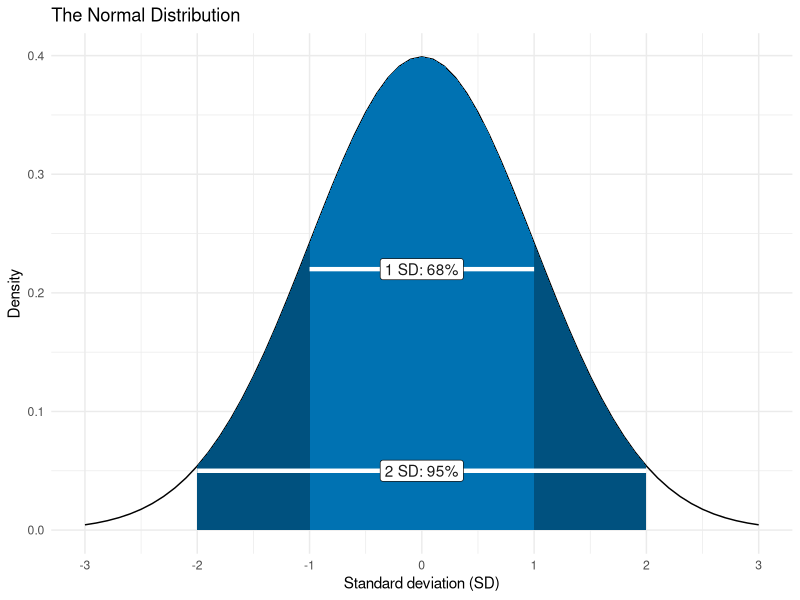
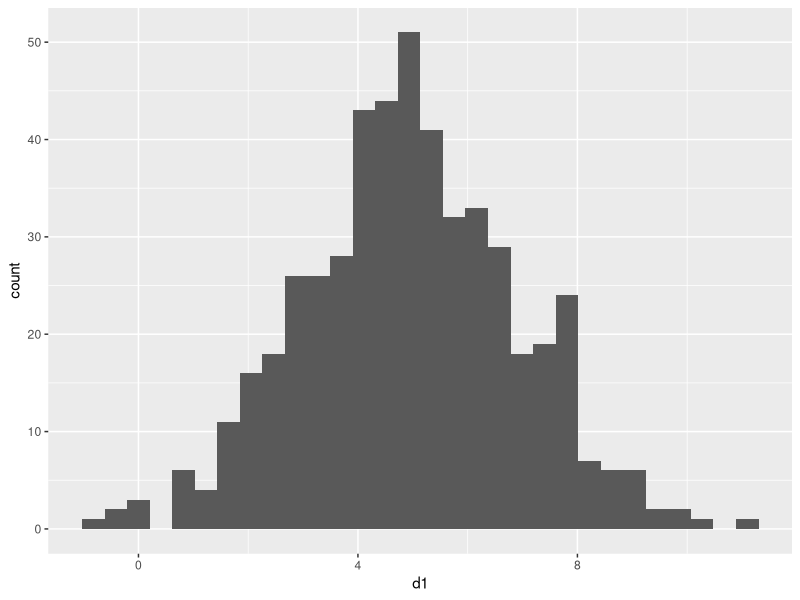
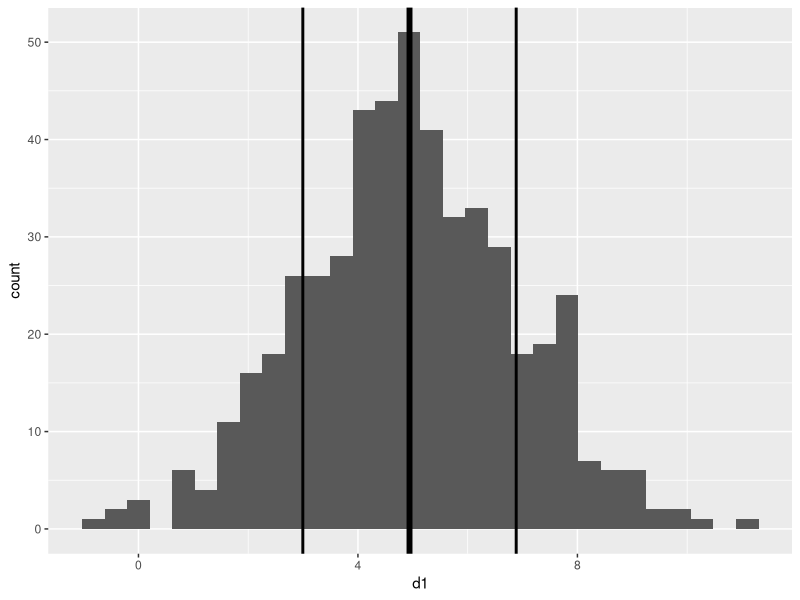
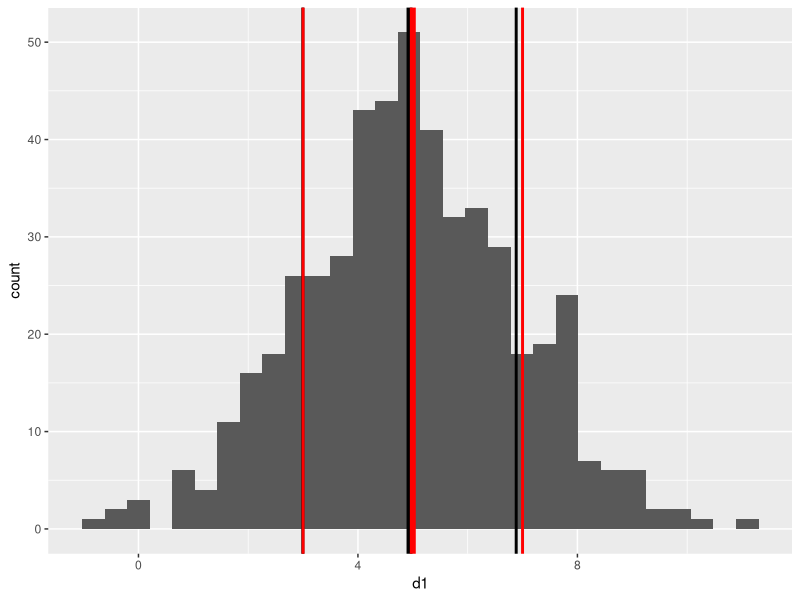

Here is the R script that generated these plots, in order: (Note: this script raises an error after producing the figures.)
## ---- chunk 1
# Load necessary libraries
library(ggplot2)
library(dplyr)

# Create the data frame with normal distribution density and highlight regions for 1 and 2 SDs
normData <- data.frame(x = seq(-3, 3, 0.1)) |>
  mutate(
    dens = dnorm(x, mean = 0, sd = 1),
    sd1 = between(x, -1, 1),
    sd2 = between(x, -2, 2)
  )

# Create the plot
ggplot(normData, aes(x = x, y = dens)) +
  geom_line() +  # Line for the normal distribution
  geom_ribbon(  # Area for 2 SD region
    data = filter(normData, sd2),
    aes(ymax = dens, ymin = 0), fill = "#00517f"
  ) +
  geom_ribbon(  # Area for 1 SD region
    data = filter(normData, sd1),
    aes(ymax = dens, ymin = 0), fill = "#0072B2"
  ) +
  # Use annotate for the 1 SD segment and label
  annotate(
    "segment", x = -1, xend = 1, y = 0.22, yend = 0.22,
    colour = "#FFFFFF", linewidth = 1.5
  ) +
  annotate(
    "label", label = "1 SD: 68%", x = 0, y = 0.22,
    colour = "gray10", fill = "#FFFFFF"
  ) +
  # Use annotate for the 2 SD segment and label
  annotate(
    "segment", x = -2, xend = 2, y = 0.05, yend = 0.05,
    colour = "#FFFFFF", linewidth = 1.5
  ) +
  annotate(
    "label", label = "2 SD: 95%", x = 0, y = 0.05,
    colour = "gray10", fill = "#FFFFFF"
  ) +
  # Axis labels and title
  xlab("Standard deviation (SD)") +
  ylab("Density") +
  scale_x_continuous(breaks = seq(-4, 4, 1)) +
  ggtitle("The Normal Distribution") +
  theme_minimal()  # Use a clean theme

## ---- chunk 2
set.seed(3542)
## ---- chunk 3
rnorm(6, 5, 2)
## ---- chunk 4
set.seed(42)
rn <- data.frame(d1 = rnorm(500, 5, 2))
summary(rn) # Take a look

# Plot the data
(p1 <- ggplot(rn, aes(x = d1)) +
  geom_histogram()
)
## ---- chunk 5
(sv <- rn |>
  summarise(
    meanEst = mean(d1),
    sdEst = sd(d1),
    varEst = var(d1),
    semEst = sd(d1) / sqrt(n())
  )
)
## ---- chunk 6
(p2 <- p1 +
  geom_vline(xintercept = sv$meanEst, linewidth = 2) + # mean
  geom_vline(xintercept = sv$meanEst + sv$sdEst, linewidth = 1) + # high
  geom_vline(xintercept = sv$meanEst - sv$sdEst, linewidth = 1) # low
)
## ---- chunk 7
(p3 <- p2 +
  geom_vline(xintercept = 5, linewidth = 2, colour = "red") + # mean
  geom_vline(xintercept = 5 + 2, linewidth = 1, colour = "red") + # high
  geom_vline(xintercept = 5 - 2, linewidth = 1, colour = "red") # low
)
## ---- chunk 8
set.seed(42)
rn <- data.frame(d1 = rnorm(500, 5, 2), d2 = rnorm(500, 8, 1))
summary(rn)
## ---- chunk 9
rn <- pivot_longer(rn,
  cols = c(d1, d2), names_to = "sampleID",
  values_to = "value"
) # rearrange data

# Plot histograms using "identity", and make them transparent
ggplot(rn, aes(x = value, fill = sampleID)) +
  geom_histogram(position = "identity", alpha = 0.5)
## ---- chunk 10
set.seed(42)
poissonData <- data.frame(x = seq(0, 10, 1)) |>
  mutate(dens = dpois(x, lambda = 2))

L2 <- ggplot(poissonData, aes(x = x, y = dens)) +
  geom_point() +
  geom_segment(aes(x = x, xend = x, y = 0, yend = dens)) +
  scale_x_continuous(breaks = 0:10) +
  xlab("x") +
  ylab("Density") +
  theme_minimal()

poissonData <- data.frame(x = seq(0, 10, 1)) |>
  mutate(dens = dpois(x, lambda = 5))

L5 <- ggplot(poissonData, aes(x = x, y = dens)) +
  geom_point() +
  geom_segment(aes(x = x, xend = x, y = 0, yend = dens)) +
  scale_x_continuous(breaks = 0:10) +
  xlab("x") +
  ylab("Density") +
  theme_minimal()

L2 + ggtitle("lambda = 2") + L5 + ggtitle("lambda = 5")
## ---- chunk 11
set.seed(23)
rp <- data.frame(d1 = rpois(500, 2.4))
summary(rp) # Take a look

# Plot the data
(p1 <- ggplot(rp, aes(x = d1)) +
  geom_histogram(binwidth = 1) # we know the bins will be 1
)
## ---- chunk 12
(sv <- rp |>
  summarise(
    meanEst = mean(d1),
    sdEst = sd(d1)
  )
)
## ---- chunk 13
p1 +
  geom_vline(xintercept = sv$meanEst, linewidth = 2) +
  geom_vline(xintercept = sv$meanEst + 2 * sv$sdEst, linewidth = 1) +
  geom_vline(xintercept = sv$meanEst - 2 * sv$sdEst, linewidth = 1)
## ---- chunk 14
(sv <- rp |>
  summarise(
    minVal = min(d1),
    q25 = quantile(d1, 0.25),
    med = median(d1),
    q75 = quantile(d1, 0.75),
    maxVal = max(d1)
  )
)

# base R summary is just as good.
summary(rp$d1)
## ---- chunk 15
set.seed(42)
rn <- data.frame(
  normDist = rnorm(500, 2, 2),
  poisDist = rpois(500, 2.4)
)
summary(rn)

rn <- pivot_longer(rn,
  cols = c(normDist, poisDist),
  names_to = "sampleID", values_to = "value"
) # rearrange data

# Plot histograms using "identity", and make them transparent
ggplot(rn, aes(x = value, fill = sampleID)) +
  geom_histogram(position = "identity", alpha = 0.5, binwidth = 1)
## ---- chunk 16
ggplot(rn, aes(x = sampleID, y = value, fill = sampleID)) +
  geom_boxplot()
## ---- chunk 17
set.seed(20)
coinToss <- c("Heads", "Tails")
sample(coinToss, 1)
## ---- chunk 18
set.seed(25)
result <- sample(coinToss, 6, replace = TRUE)
table(result)
## ---- chunk 19
set.seed(2)
result <- data.frame(result = sample(coinToss, 6, replace = TRUE))

ggplot(result, aes(x = result)) +
  geom_bar()
## ---- chunk 20
set.seed(123)
diceRoll <- 1:6
sample(diceRoll, 1)
